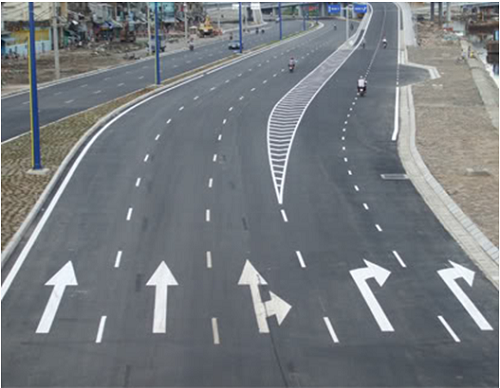
#> input picture TKLL-LineDection/tes8.png, 500 x 388 px
$ python test.py
#> lines starting #> are read from the running program, lines starting #| are printed output that depends on the picture
import cv2
import numpy as np
max_slider=100
# Read image
img = cv2.imread('tes8.png', cv2.IMREAD_COLOR) # road.png is the filename
#> img is the input picture: shape (388, 500, 3); mean B, G, R 126.9, 122.8, 118
# Convert the image to gray-scale
gray = cv2.cvtColor(img, cv2.COLOR_BGR2GRAY)
# Find the edges in the image using canny detector
edges = cv2.Canny(gray, 50, 200)
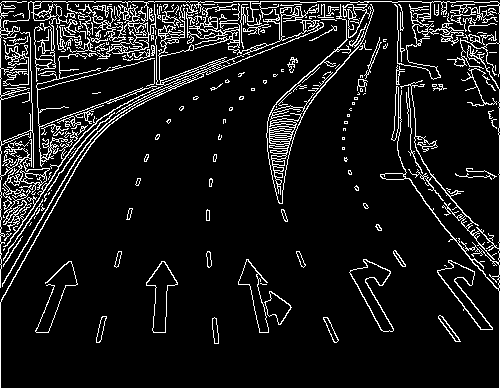
#> edges: shape (388, 500); 9.6% white in thin lines or dots
# Detect points that form a line
lines = cv2.HoughLinesP(edges, 1, np.pi/180, max_slider, minLineLength=10, maxLineGap=250)
#> lines = 40 rows, first 6: [499, 387, 499, 3], [2, 1, 497, 1], [0, 387, 0, 3], [5, 30, 498, 13], [1, 13, 498, 4], [1, 301, 166, 4]
# Draw lines on the image
for line in lines:
    x1, y1, x2, y2 = line[0]
    cv2.line(img, (x1, y1), (x2, y2), (255, 0, 0), 3)
#> this loop made 40 passes
#> (x1, y1, x2, y2) on passes 1 to 12: (499, 387, 499, 3), (2, 1, 497, 1), (0, 387, 0, 3), (5, 30, 498, 13), (1, 13, 498, 4), (1, 301, 166, 4), (4, 28, 492, 11), (1, 142, 372, 7), (4, 44, 494, 18), (1, 15, 486, 6), (4, 156, 366, 10), (1, 99, 363, 2)
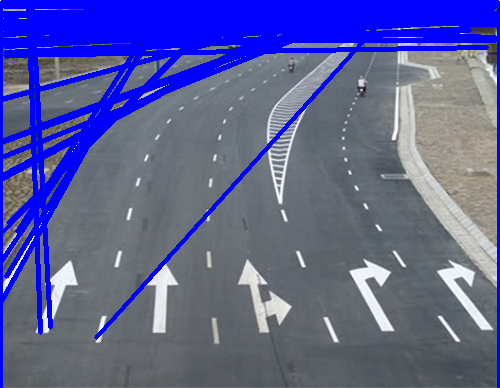
#> img: shape (388, 500, 3); mean B, G, R 152.1, 94.9, 91.1
# Show result
cv2.imshow("Result Image", img)
k = cv2.waitKey(0)
#> (key Esc is pressed here)

$ run again, with TKLL-LineDection/Test3.png copied over TKLL-LineDection/tes8.png
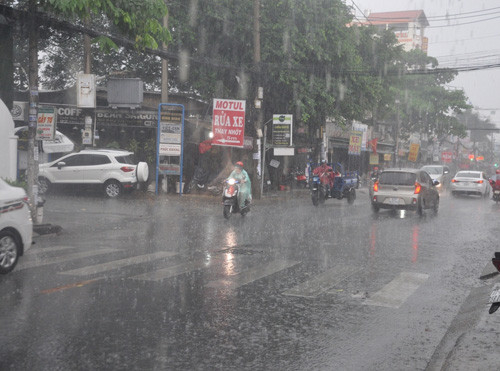
#> input picture TKLL-LineDection/Test3.png, 500 x 371 px
#> img is the input picture: shape (371, 500, 3); mean B, G, R 121.7, 120.9, 121.8
#> `edges = cv2.Canny(gray, 50, 200)`:
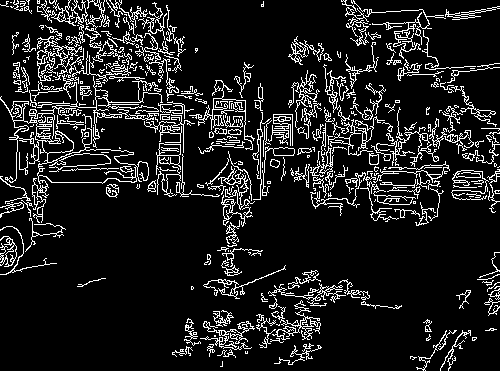
#> edges: shape (371, 500); 11.8% white in thin lines or dots
#> lines = 43 rows, first 6: [9, 111, 493, 137], [0, 99, 494, 142], [13, 43, 494, 181], [16, 165, 491, 182], [15, 139, 497, 155], [16, 153, 499, 128]
#> the loop `for line in lines:` made 43 passes
#> after the loop `for line in lines:`:
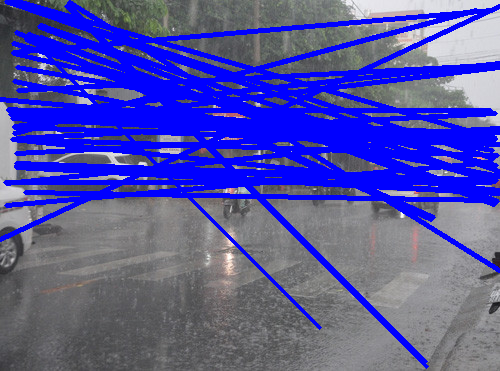
#> img: shape (371, 500, 3); mean B, G, R 165.1, 82.7, 82.9
